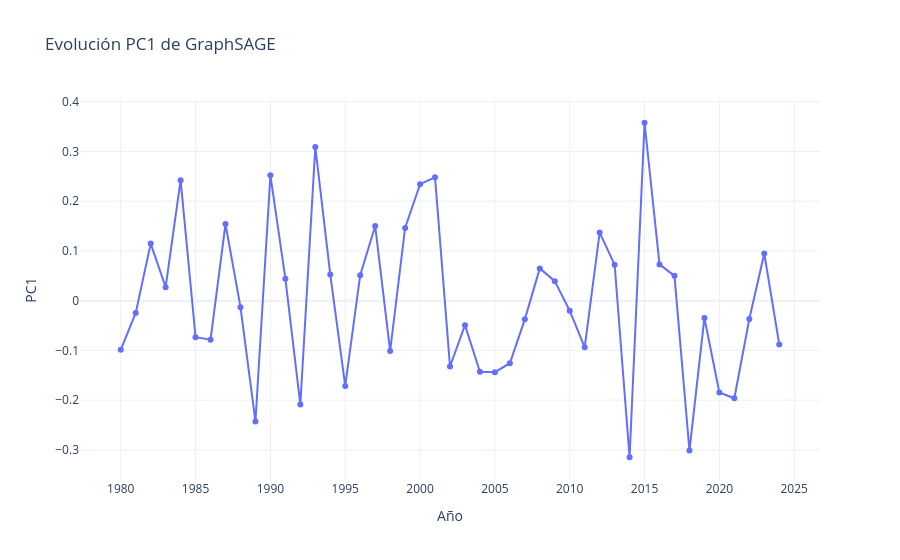

Source (notebook cell):
### Code cell
df_flujo, metadatos_pca = eanalysis.calcular_pca_1d(historia)
eviz.plot_evolucion_pc1(df_flujo)

### Figure 1 — Plotly figure (JSON) as saved in the notebook; plotly's stock layout.template omitted (floating-point values rounded to 4 significant figures)
{"data": [{"hovertemplate": "Año=%{x}<br>PC1=%{y}<extra></extra>", "legendgroup": "", "line": {"color": "#636efa", "dash": "solid"}, "marker": {"symbol": "circle"}, "mode": "lines+markers", "name": "", "orientation": "v", "showlegend": false, "type": "scatter", "x": [1980, 1981, 1982, 1983, 1984, 1985, 1986, 1987, 1988, 1989, 1990, 1991, 1992, 1993, 1994, 1995, 1996, 1997, 1998, 1999, 2000, 2001, 2002, 2003, 2004, 2005, 2006, 2007, 2008, 2009, 2010, 2011, 2012, 2013, 2014, 2015, 2016, 2017, 2018, 2019, 2020, 2021, 2022, 2023, 2024], "xaxis": "x", "y": [-0.09894, -0.02461, 0.1147, 0.02718, 0.2423, -0.07355, -0.07833, 0.1541, -0.0131, -0.2429, 0.252, 0.04426, -0.2089, 0.3091, 0.05248, -0.1714, 0.05111, 0.1502, -0.1012, 0.1463, 0.2342, 0.2479, -0.1323, -0.04926, -0.1429, -0.1437, -0.1257, -0.03761, 0.06491, 0.03923, -0.0202, -0.09378, 0.1369, 0.0724, -0.3148, 0.3577, 0.07293, 0.04992, -0.3013, -0.03482, -0.1845, -0.1962, -0.03676, 0.09487, -0.08791], "yaxis": "y"}], "layout": {"legend": {"tracegroupgap": 0}, "title": {"text": "Evolución PC1 de GraphSAGE"}, "xaxis": {"anchor": "y", "domain": [0, 1], "title": {"text": "Año"}}, "yaxis": {"anchor": "x", "domain": [0, 1], "title": {"text": "PC1"}}}}
